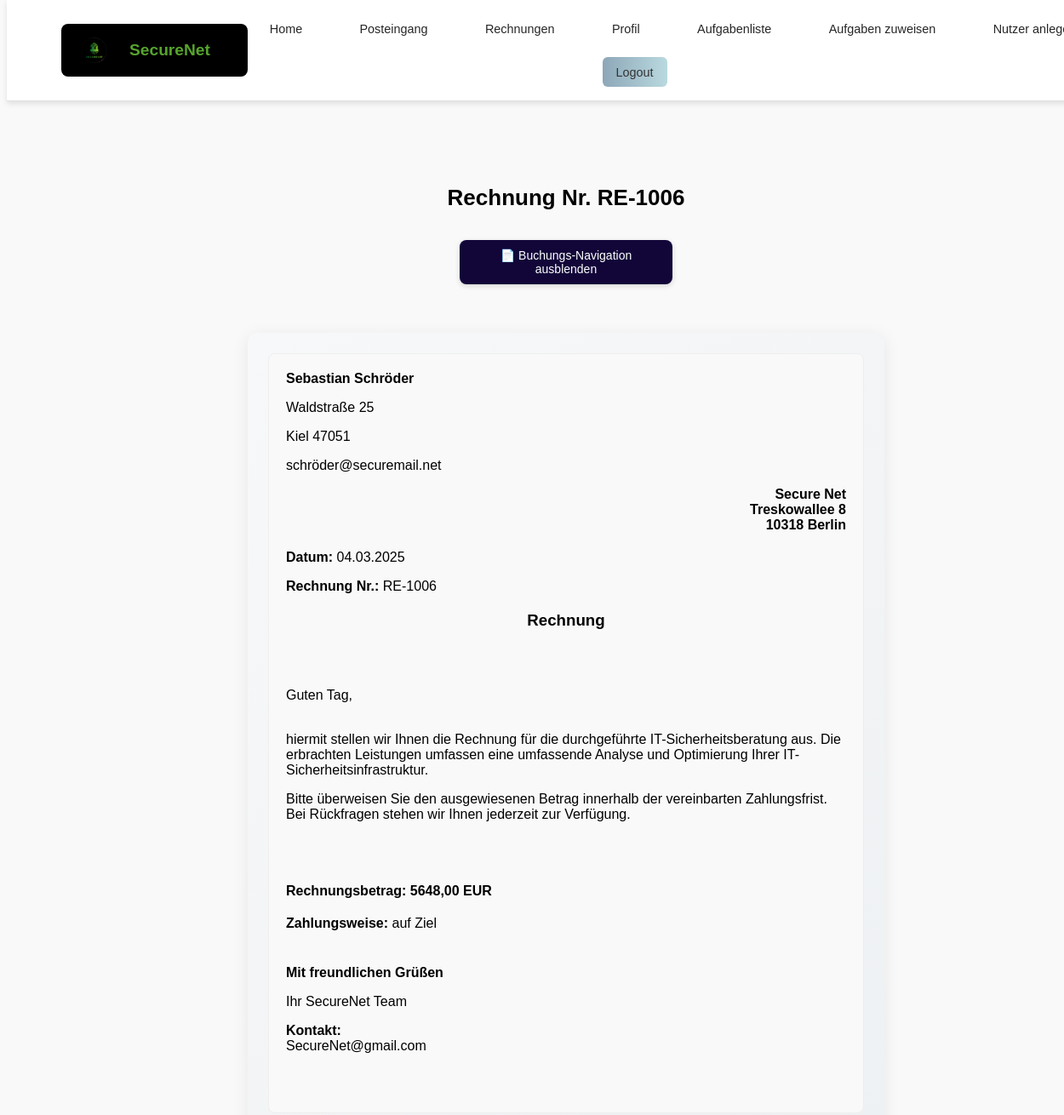
Page /posts/rechnung/5/ (signed in, upper part) on the earlier database version.
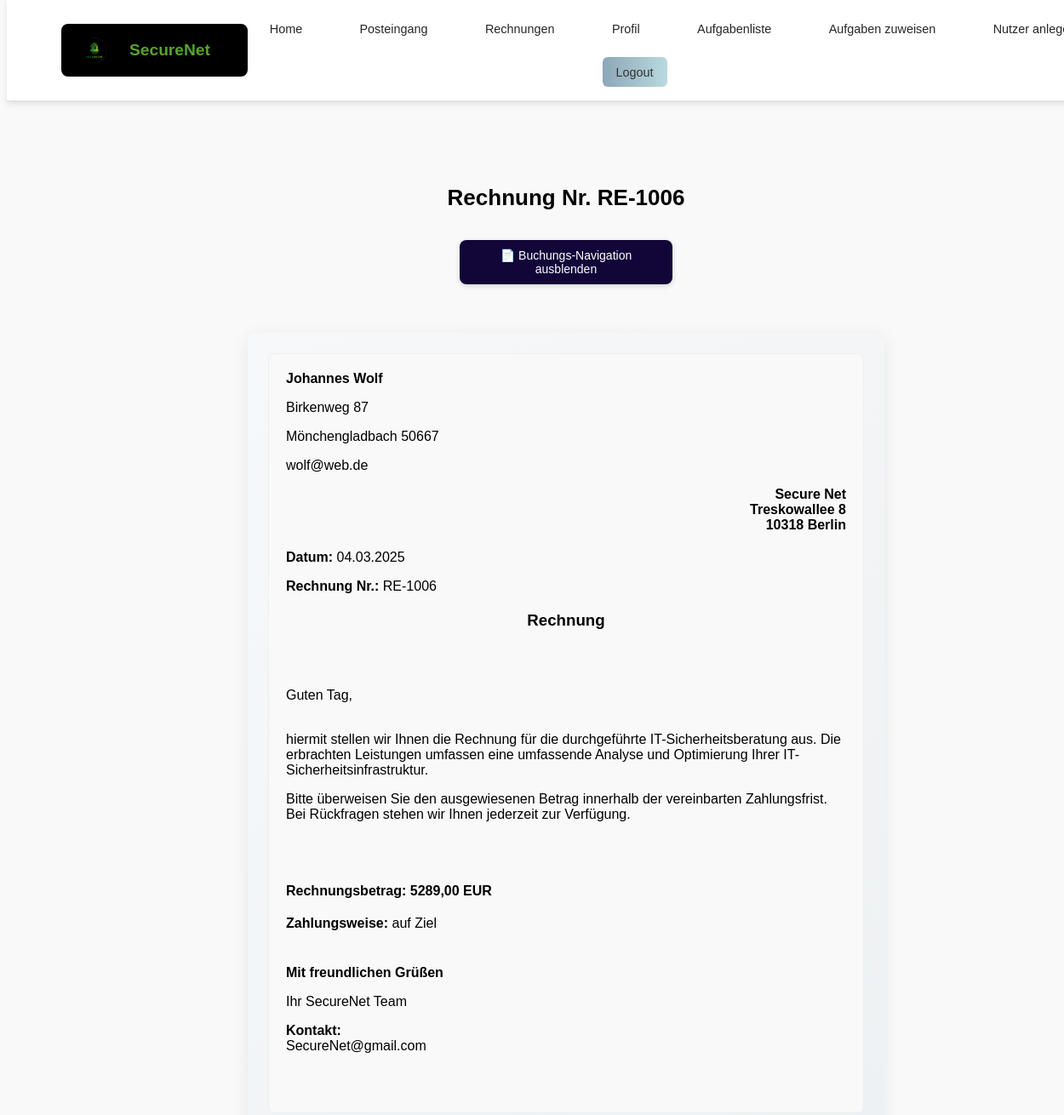
Same page on the later database version.
### posts/models.py (models this page shows, shortened)
class NutzerAufgabe(models.Model):
    STATUS_CHOICES = [
        ('offen', 'Offen'),
        ('bearbeitet', 'Bearbeitet'),
        ('korrekt', 'Korrekt'),
    ]
    aufgabe = models.ForeignKey('Aufgabe_neu', on_delete=models.CASCADE)
    absender = models.ForeignKey(Absender, on_delete=models.CASCADE, null=True, blank=True)  # Neu
    nutzer = models.ForeignKey(settings.AUTH_USER_MODEL, on_delete=models.CASCADE)
    soll_konten = models.JSONField(default=list)  # Liste der Soll-Konten
    haben_konten = models.JSONField(default=list)  # Liste der Haben-Konten
    soll_betraege = models.JSONField(default=list)  # Liste der Soll-Beträge
    haben_betraege = models.JSONField(default=list)  # Liste der Haben-Beträge
    erstellt_am = models.DateTimeField(auto_now_add=True)
    bearbeitungsstand = models.CharField(max_length=20, choices=STATUS_CHOICES, default='offen')

class Absender(models.Model):
    name = models.CharField(max_length=100,null=True)
    email = models.EmailField(max_length=100,null=True)
    straße = models.CharField(max_length=255,null=True)
    stadt = models.CharField(max_length=100,null=True)
    plz = models.CharField(max_length=10,null=True)
    telnr = models.IntegerField(null=True)

### posts/views.py (the view)
# urls.py: path('rechnung/', views.rechnung_detail_view, name='rechnung'),
@login_required
def rechnung_detail_view(request, aufgabe_id):
    aufgabe = get_object_or_404(Aufgabe_neu, id=aufgabe_id)
    nutzer_aufgabe, _ = NutzerAufgabe.objects.get_or_create(
        aufgabe=aufgabe, nutzer=request.user,
        defaults={'soll_konto': '', 'haben_konto': '', 'betrag': 0, 'bearbeitungsstand': 'offen'}
    )
    buchungen = Buchung.objects.filter(aufgabe=aufgabe, nutzer=request.user).order_by('buchung_id')
    next_aufgabe = Aufgabe_neu.objects.filter(id__gt=aufgabe_id).order_by('id').first()
    konten = Konto.objects.exclude(name="GuV").order_by('name')
    if request.method == 'POST':
        buchung = handle_nutzer_buchung(request, aufgabe)
        if not is_buchung_korrekt(buchung, nutzer_aufgabe):
            send_korrektur_mail(request.user, aufgabe, aufgabe.fragentyp, request)
        return redirect('posts:rechnung_detail', aufgabe_id=aufgabe.id)
    letzte_buchung = buchungen.last()
    block_buchung = False
    if letzte_buchung:
        ist_falsch = letzte_buchung.status != 'korrekt'
        ist_korrekturbuchung = letzte_buchung.korrekturbuchung
        block_buchung = ist_falsch and not ist_korrekturbuchung
    buchung_status = []
    for buchung in buchungen:
        buchung_status.append({
            'buchung': buchung,
            'korrekt': is_buchung_korrekt(buchung, nutzer_aufgabe),
            'is_letzte_falsche': buchung == letzte_buchung and block_buchung
        })
    template_map = {
        'eingehend': 'posts/rechnungen/rechnung_eingehend.html',
        'ausgehend': 'posts/rechnungen/rechnung_ausgehend.html',
        'intern': 'posts/rechnungen/rechnung_intern.html',
    }
    rechnungs_template = template_map.get(aufgabe.rechnungstyp, 'posts/rechnungen/rechnung_basis.html')
    context = {
        'rechnungs_template': rechnungs_template,  # Dynamisch gewähltes Template
        'rechnungsnummer': aufgabe.rechnungsnummer,
        'datum': aufgabe.datum,
        'eigene_ansicht': aufgabe.eigene_ansicht,
        'beschreibung': aufgabe.beschreibung,
        'rechnungsbetrag': Decimal(sum(nutzer_aufgabe.haben_betraege)),
        'zahlweise': aufgabe.zahlweise,
        'verabschiedung': aufgabe.verabschiedung,
        'kontakt': aufgabe.kontakt,
        'rechnungstyp': aufgabe.get_rechnungstyp_display(),
        'aufgabe': aufgabe,
        'nutzer_aufgabe': nutzer_aufgabe,
        'next_aufgabe': next_aufgabe,
        'buchungen': buchungen,
        'buchung_status': buchung_status,
        'konten': konten,
        'block_buchung': block_buchung,
        'absender': nutzer_aufgabe.absender
    }
    return render(request, 'posts/rechnung.html', context)

### posts/templatetags/my_filters.py (called while the page is built)
@register.filter
def index(sequence, position):
    return sequence[int(position)]

### posts/templates/posts/rechnung.html (shortened to what this page needs)
{% extends 'master_layout.html' %}
{% load my_filters %}
{% load static %}
{% block css %}
<link rel="stylesheet" href="{% static 'css/rechnung.css' %}">
{% endblock %}
{% block content %}
<div class="container_rechnung">
    <h1 class="headline_rechnung">Rechnung Nr. {{ aufgabe.rechnungsnummer }} </h1>
<br>
    <button id="toggle-right-section" class="btn-toggle_rechnung">
    📄 Buchungs-Navigation ausblenden
</button>
<div class="content-wrapper_rechnung">
    <div class="left-section_rechnung">
        {% include rechnungs_template %}
    </div>
    </div>
</div>
{% endblock %}

### posts/templates/posts/rechnung_basis.html (shortened to what this page needs)
<!DOCTYPE html>
<html lang="de">
{% load my_filters %}
<head>
</head>
<body>
    <div class="invoice-box">
        <div class="company-address">
            <strong>{{ nutzer_aufgabe.absender.name }}</strong>
            {{ nutzer_aufgabe.absender.straße|linebreaks }}
            {{ nutzer_aufgabe.absender.stadt }}
            {{ nutzer_aufgabe.absender.plz }}
            {{ nutzer_aufgabe.absender.email|linebreaks }}
        </div>
        <div class="client-address" style="text-align: right;">
            <p><strong>{{ eigene_ansicht|linebreaks }}</strong></p>
        </div>
        <div class="invoice-header" style="margin-top: 20px;">
            <p><strong>Datum:</strong> {{ datum|date:"d.m.Y" }}</p>
            <p><strong>Rechnung Nr.:</strong> {{ rechnungsnummer|default:"Keine Nummer angegeben" }}</p>
        </div>
        <div class="invoice-description" style="margin-top: 20px;">
            <h3>Rechnung</h3>
            <br><br>
                <p>
                {% if aufgabe.rechnungstyp == "ausgehend" %}
                    Guten Tag,
                {% else%}
                    Sehr geehrtes SecureNet Team
                {%endif%}
                <br><br>
                {{ beschreibung|linebreaks }}<br><br>
            </p>
        </div>
        <div class="invoice-amount" style="margin-top: 20px;">
            {% if aufgabe.fragentyp_id == 10 %}
                <p><strong>Rechnungsbetrag (Brutto):</strong> {{ rechnungsbetrag|mul:1.05|floatformat:2 }}</p>
            {% elif aufgabe.fragentyp_id == 13%}
                <p><strong>Anschaffungskosten (Netto):</strong> {{ rechnungsbetrag|mul:aufgabe.nutzungsdauer|floatformat:2 }}</p>
            {% else %}
            <p><strong>Rechnungsbetrag:</strong> {{ rechnungsbetrag|floatformat:2 }} EUR</p>
            {% endif %}
        </div>
        <div class="payment-info" style="margin-top: 20px;">
            <p><strong>Zahlungsweise:</strong> {{ zahlweise|default:"Keine Zahlungsart angegeben" }}</p>
        </div>
        <div class="invoice-footer" style="margin-top: 40px;">
            <p><strong>{{ verabschiedung|linebreaks }}</strong></p>
            {% if aufgabe.rechnungstyp == "ausgehend" %}
                <p>Ihr SecureNet Team </p>
                <p><strong>Kontakt:</strong><br>SecureNet@gmail.com</p>
            {% elif aufgabe.rechnungstyp == "eingehend" %}
                <p>{{ nutzer_aufgabe.absender.name }}</p>
                <p><strong>Kontakt:</strong><br>{{ nutzer_aufgabe.absender.email|linebreaks }}</p>
            {%else %}
                <p>SecureNet GmbH</p>
            {%endif%}
            <br>
        </div>
    </div>
</body>
</html>

Differences in the rows shown:
removed NutzerAufgabe: absender.name "Sebastian Schröder", absender.straße "Waldstraße 25", absender.stadt "Kiel", absender.plz "47051", absender.email "schröder@securemail.net"
added NutzerAufgabe: absender.name "Johannes Wolf", absender.straße "Birkenweg 87", absender.stadt "Mönchengladbach", absender.plz "50667", absender.email "wolf@web.de"
Other differences:
{{ rechnungsbetrag|floatformat:2 }}: "5648,00" → "5289,00"
